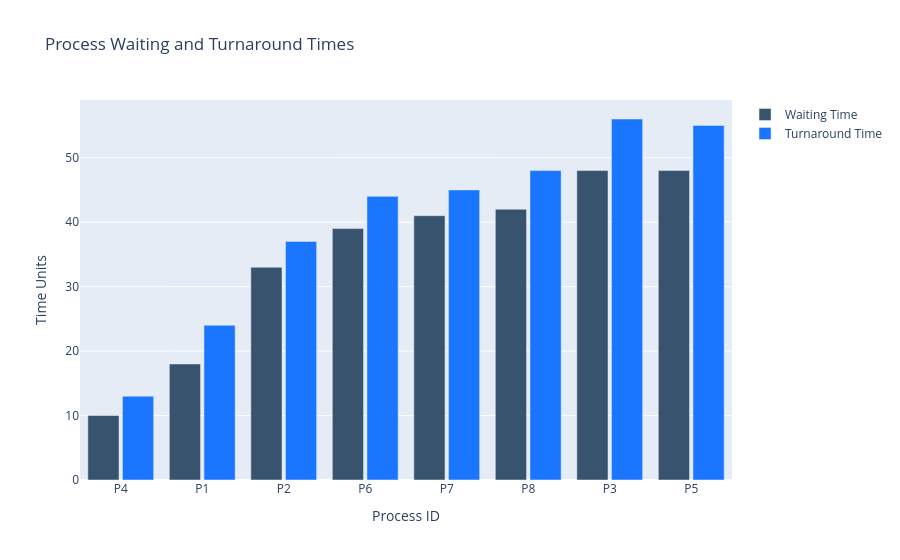
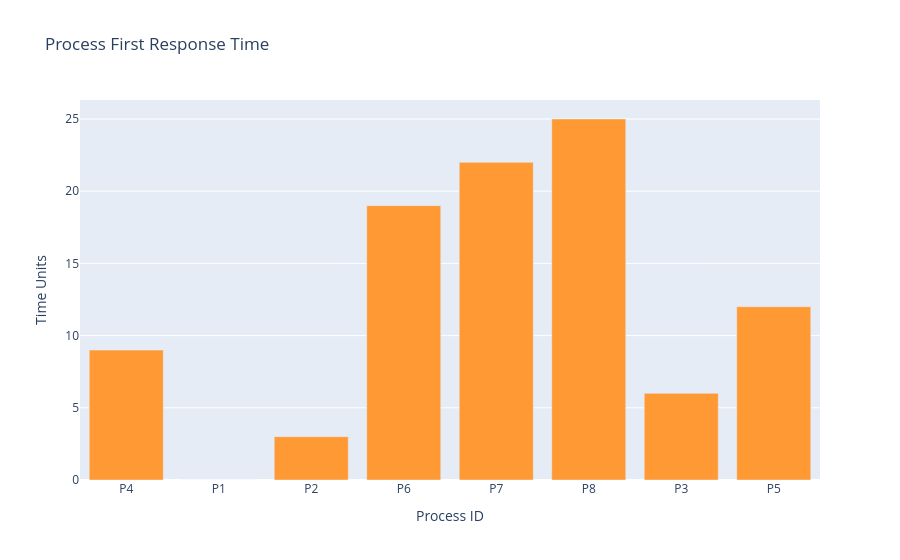
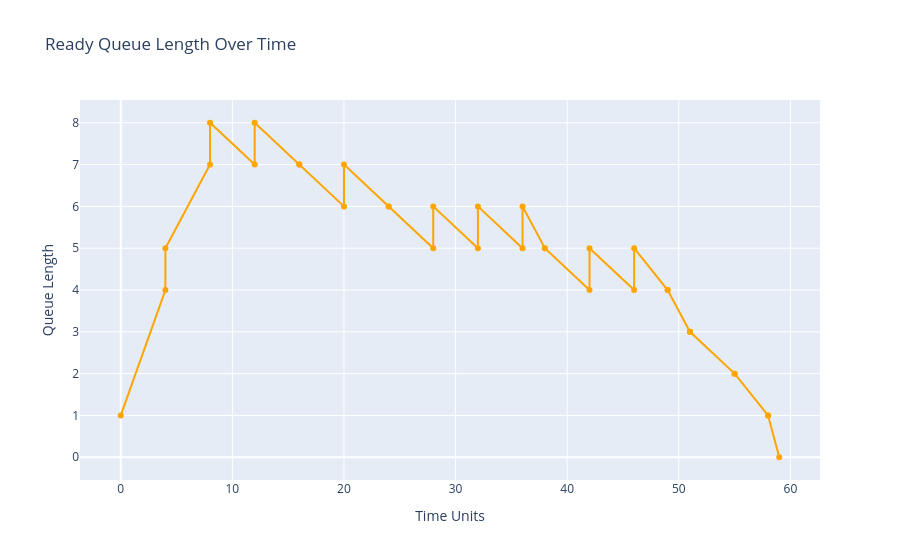

The cell these charts' notebook holds for them, in order:
### Markdown cell above
## Metrics

Visualizing the waiting times and turnaround times for the processes.

### Code cell
# Create bar chart comparing waiting times and turnaround times
fig = go.Figure()

fig.add_trace(go.Bar(
    x=results_df['Process ID'],
    y=results_df['Waiting Time'],
    name='Waiting Time',
    marker_color='rgb(55, 83, 109)'
))

fig.add_trace(go.Bar(
    x=results_df['Process ID'],
    y=results_df['Turnaround Time'],
    name='Turnaround Time',
    marker_color='rgb(26, 118, 255)'
))

fig.update_layout(
    title='Process Waiting and Turnaround Times',
    xaxis_title='Process ID',
    yaxis_title='Time Units',
    barmode='group',
    bargap=0.15,
    bargroupgap=0.1
)

fig.show()

# Print average metrics
print(f"Average Turnaround Time: {metrics['average_turnaround_time']:.2f}")
print(f"Average Waiting Time: {metrics['average_waiting_time']:.2f}")
print(f"CPU Utilization: {metrics['cpu_utilization']:.2f}%")
print(f"Context Switches: {metrics['context_switches']}")
print(f"Total Time: {metrics['execution_time']}")
print(f"Average First Response Time: {metrics['average_first_response_time']:.2f}")


if 'First Response Time' in results_df.columns:
    fig3 = go.Figure()
    fig3.add_trace(go.Bar(
        x=results_df['Process ID'],
        y=results_df['First Response Time'],
        name='First Response Time',
        marker_color='rgb(255, 153, 51)'
    ))
    fig3.update_layout(
        title='Process First Response Time',
        xaxis_title='Process ID',
        yaxis_title='Time Units',
        barmode='group'
    )
    fig3.show()

fig2 = go.Figure()
fig2.add_trace(go.Scatter(
    x=rq_df["Time"],
    y=rq_df["RQ Length"],
    mode='lines+markers',
    name='Ready Queue Length',
    line=dict(color='orange')
))
fig2.update_layout(
    title='Ready Queue Length Over Time',
    xaxis_title='Time Units',
    yaxis_title='Queue Length'
)
fig2.show()

### Figure 1 — Plotly figure (JSON) as saved in the notebook; plotly's stock layout.template omitted (floating-point values rounded to 4 significant figures)
{"data": [{"marker": {"color": "rgb(55, 83, 109)"}, "name": "Waiting Time", "type": "bar", "x": ["P4", "P1", "P2", "P6", "P7", "P8", "P3", "P5"], "y": [10, 18, 33, 39, 41, 42, 48, 48]}, {"marker": {"color": "rgb(26, 118, 255)"}, "name": "Turnaround Time", "type": "bar", "x": ["P4", "P1", "P2", "P6", "P7", "P8", "P3", "P5"], "y": [13, 24, 37, 44, 45, 48, 56, 55]}], "layout": {"bargap": 0.15, "bargroupgap": 0.1, "barmode": "group", "title": {"text": "Process Waiting and Turnaround Times"}, "xaxis": {"title": {"text": "Process ID"}}, "yaxis": {"title": {"text": "Time Units"}}}}

### Figure 2 — Plotly figure (JSON) as saved in the notebook; plotly's stock layout.template omitted (floating-point values rounded to 4 significant figures)
{"data": [{"marker": {"color": "rgb(255, 153, 51)"}, "name": "First Response Time", "type": "bar", "x": ["P4", "P1", "P2", "P6", "P7", "P8", "P3", "P5"], "y": [9, 0, 3, 19, 22, 25, 6, 12]}], "layout": {"barmode": "group", "title": {"text": "Process First Response Time"}, "xaxis": {"title": {"text": "Process ID"}}, "yaxis": {"title": {"text": "Time Units"}}}}

### Figure 3 — Plotly figure (JSON) as saved in the notebook; plotly's stock layout.template omitted (floating-point values rounded to 4 significant figures)
{"data": [{"line": {"color": "orange"}, "mode": "lines+markers", "name": "Ready Queue Length", "type": "scatter", "x": [0, 4, 4, 8, 8, 12, 12, 16, 16, 20, 20, 24, 24, 28, 28, 32, 32, 36, 36, 38, 38, 42, 42, 46, 46, 49, 49, 51, 51, 55, 55, 58, 58, 59], "y": [1, 4, 5, 7, 8, 7, 8, 7, 7, 6, 7, 6, 6, 5, 6, 5, 6, 5, 6, 5, 5, 4, 5, 4, 5, 4, 4, 3, 3, 2, 2, 1, 1, 0]}], "layout": {"title": {"text": "Ready Queue Length Over Time"}, "xaxis": {"title": {"text": "Time Units"}}, "yaxis": {"title": {"text": "Queue Length"}}}}
